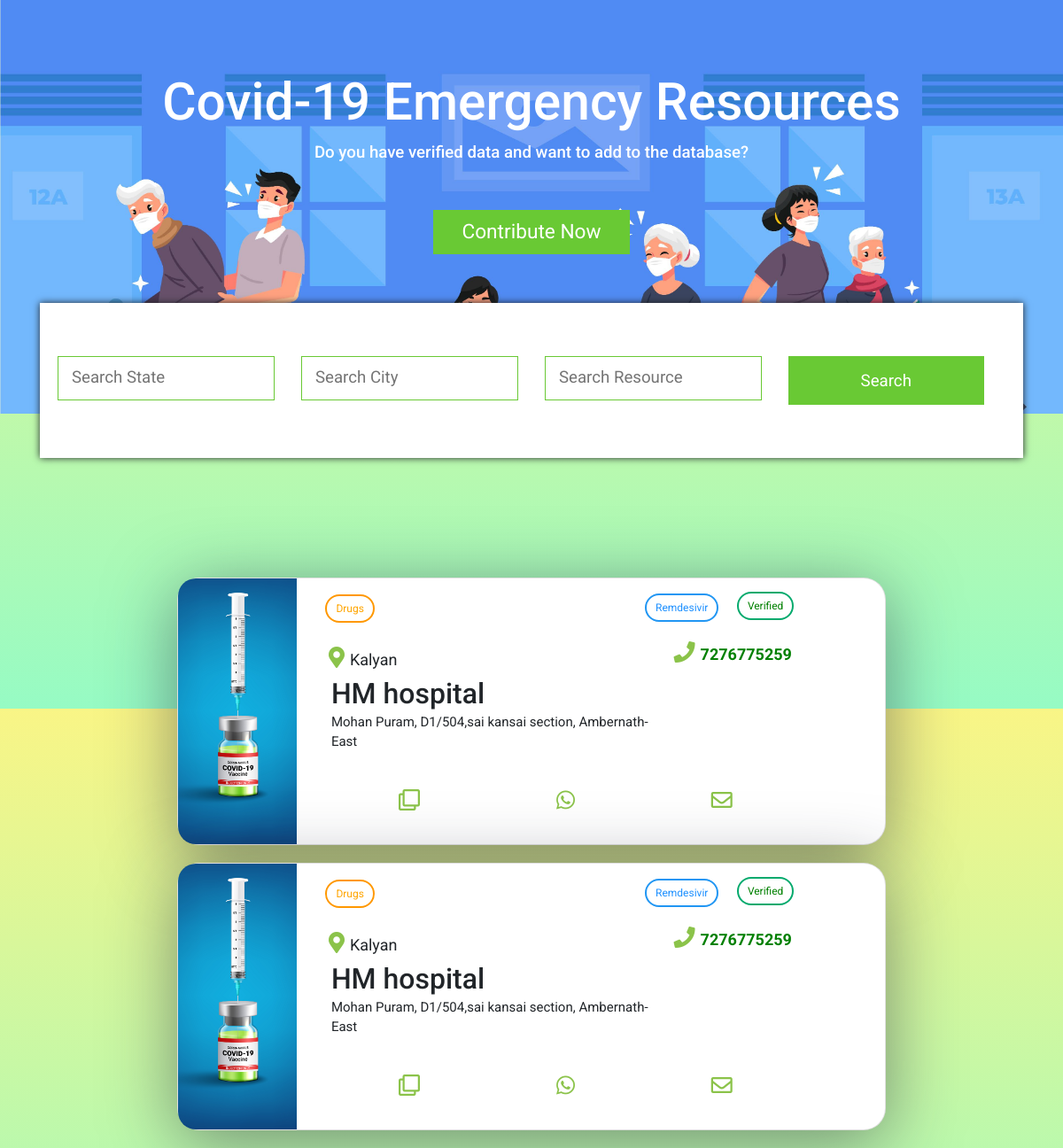
Page /leads/injectionleads on the earlier database version.
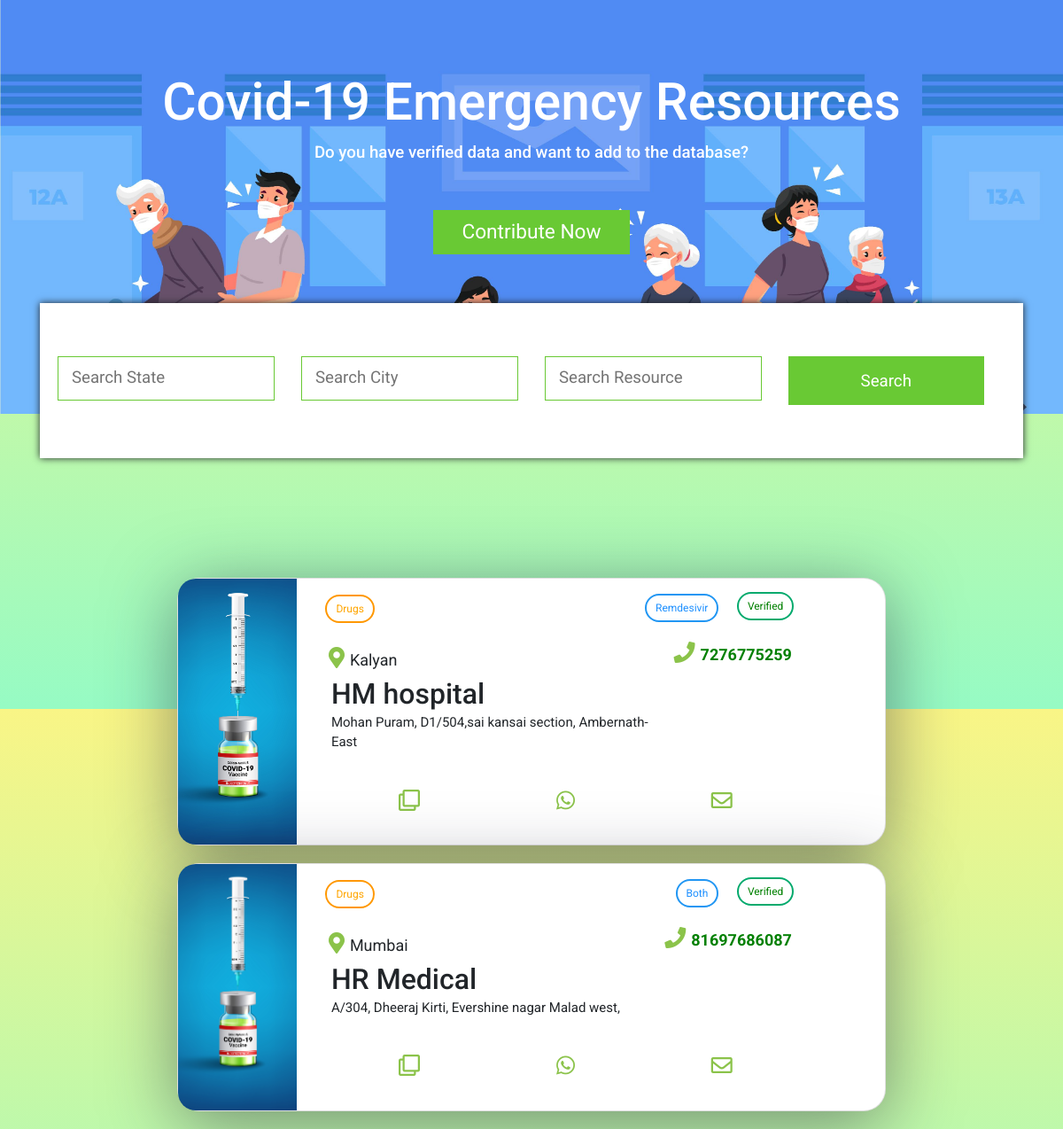
Same page on the later database version.
### srotApp/models.py (models this page shows, shortened)
class Injection(models.Model):
    volunteer_verify = models.CharField(max_length=100, default="Unverified")
    injection_lead_name = models.CharField(max_length=100)
    injection_lead_email = models.CharField(max_length=100)
    injection_lead_contact = models.CharField(max_length=100)
    injection_lead_city = models.CharField(max_length=100)
    injection_lead_address = models.CharField(max_length=500)
    injection_lead_drugname = models.CharField(max_length=100)
    injection_lead_verify = models.CharField(max_length=100)
    injection_lead_details = models.CharField(max_length=500)

### srotApp/views.py (the view)
# urls.py: path('leads/injectionleads',views.injectionleads,name="injectionleads"),
def injectionleads(request):
    all_inj = Injection.objects.all()
    context = {'injs':all_inj}
    return render(request,'leads/injectionleads.html', context)

### templates/leads/injectionleads.html (shortened to what this page needs)
{% extends 'leads/filter.html' %}
{% block body %}
    <div>
        {% for inj in injs %}
        <div class="card">
            <div class="card-text">
                <div class="portada"  style="background-image: url('/media/images/leads/injection.jpg');">
                </div>
                <div class="title-total">
                    <br>
                    <div class="service-type"><button class="btn warning">Drugs</button></div>
                    <div class="service"><button class="btn info">{{ inj.injection_lead_drugname }}</button>
                    </div>
                    <div class="verified"><button class="btn success">{{ inj.injection_lead_verify }}</button></div>
                    <div class="contact"><button><i class="fas fa-phone"></i></button>{{ inj.injection_lead_contact }}
                    </div>
                    <div class="location"><button><i
                                class="fas fa-map-marker-alt"></i></button>{{ inj.injection_lead_city }}</div>
                    <h2>{{ inj.injection_lead_name }}</h2>
                    <div class="desc">{{ inj.injection_lead_address }}</div>
                    <div class="actions">
                        <button><i class="far fa-clone"></i></button>
                        <button><i class="fab fa-whatsapp"></i></button>
                        <button><i class="far fa-envelope"></i></button>
                    </div>
                </div>
            </div>
        </div>
        {% endfor %}
    </div>
{% endblock body %}

Differences in the rows shown:
removed Injection: injection_lead_drugname "Remdesivir", injection_lead_verify "Verified", injection_lead_contact "7276775259", injection_lead_city "Kalyan", injection_lead_name "HM hospital", injection_lead_address "Mohan Puram, D1/504,sai kansai section, Ambernath-East"
added Injection: injection_lead_drugname "Both", injection_lead_verify "Verified", injection_lead_contact "81697686087", injection_lead_city "Mumbai", injection_lead_name "HR Medical", injection_lead_address "A/304, Dheeraj Kirti, Evershine nagar Malad west,"
